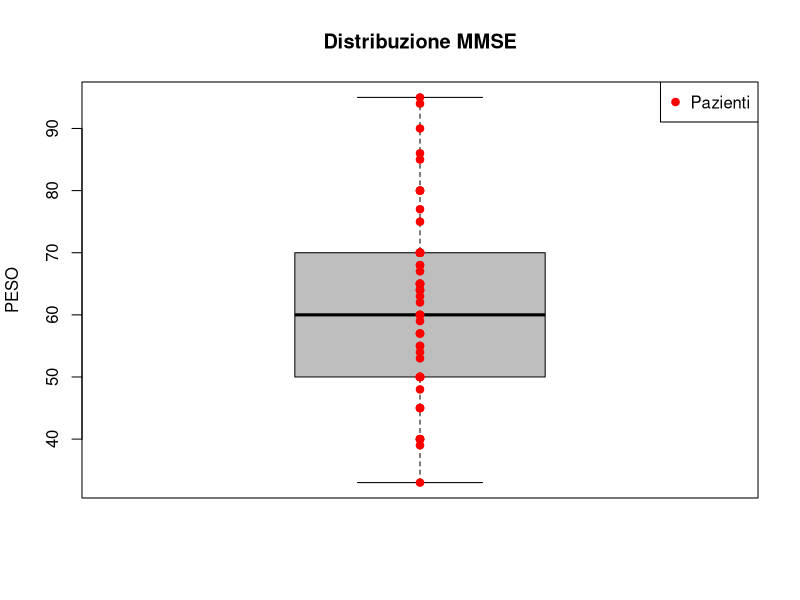
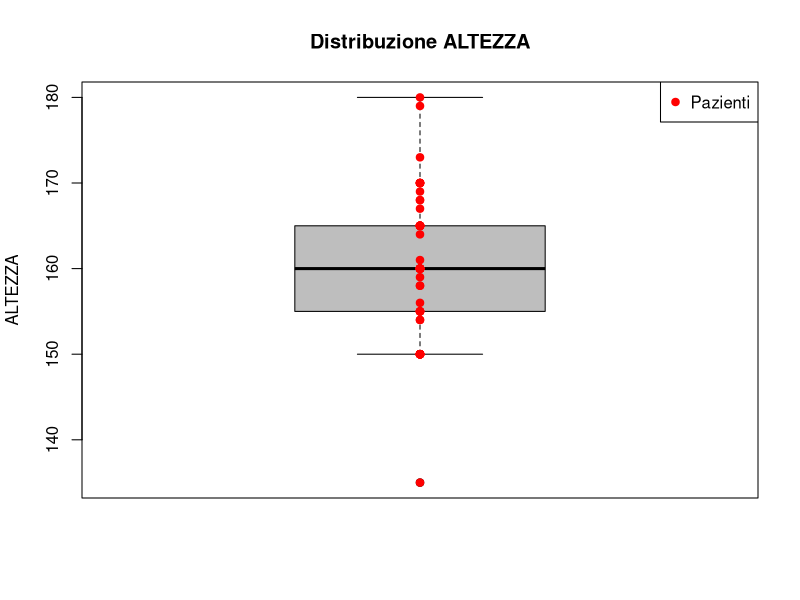
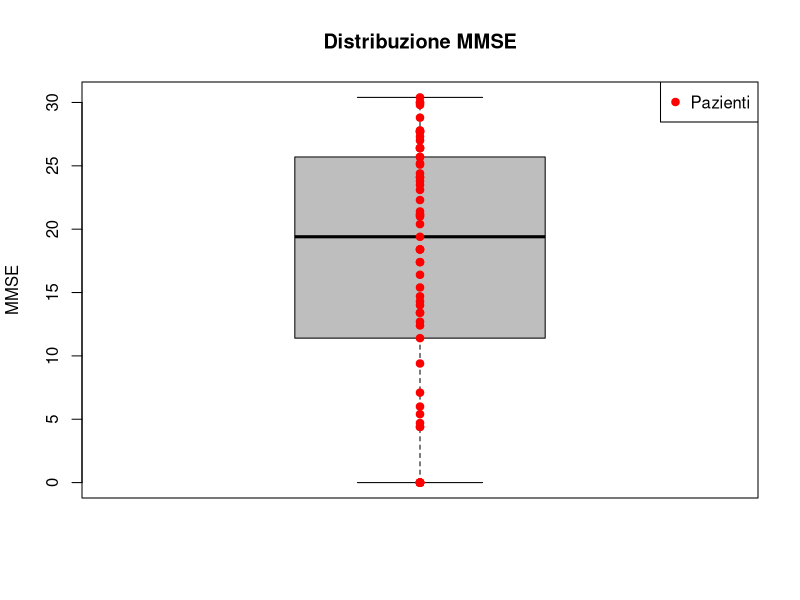
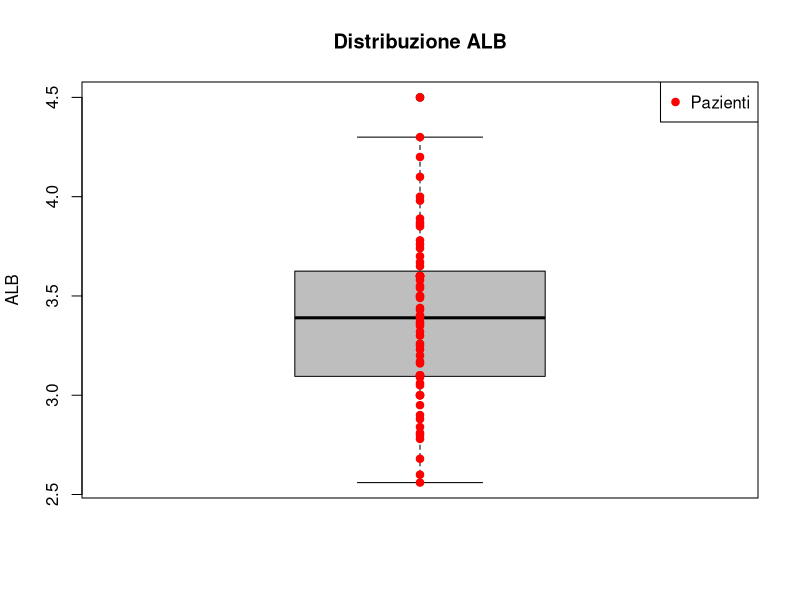
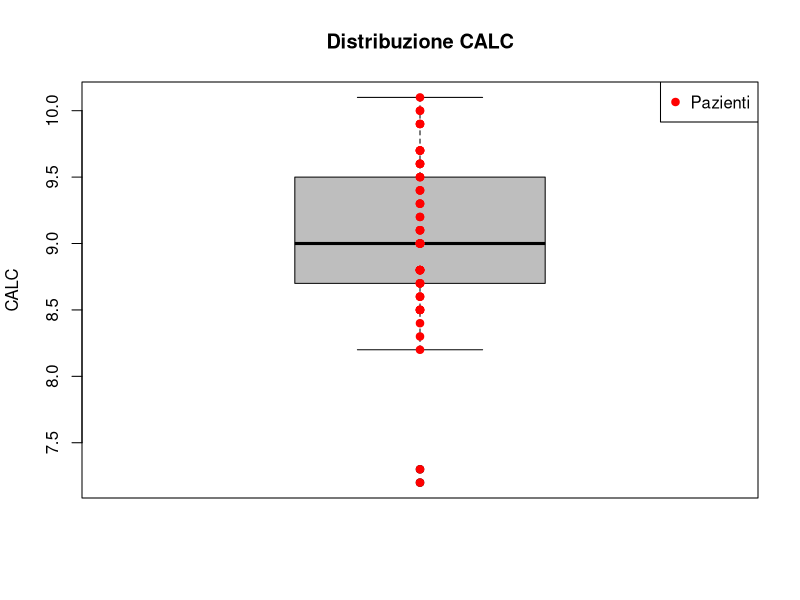
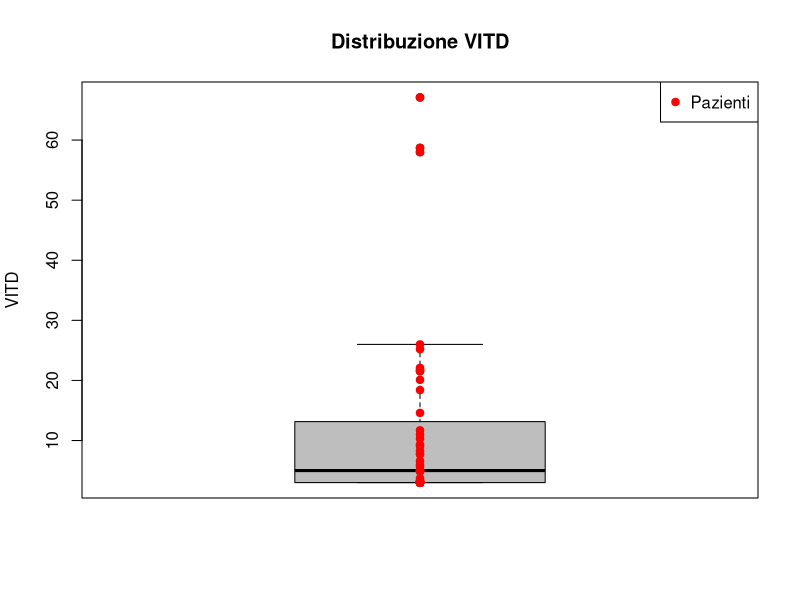
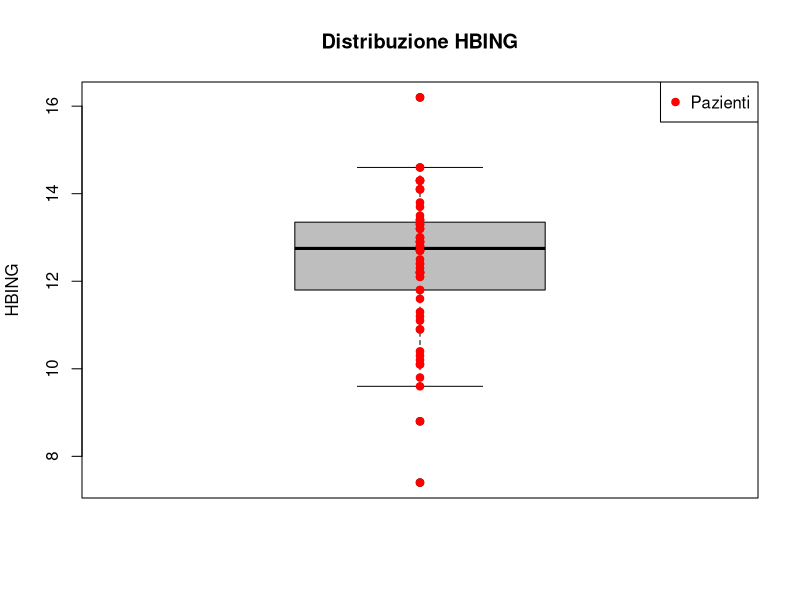
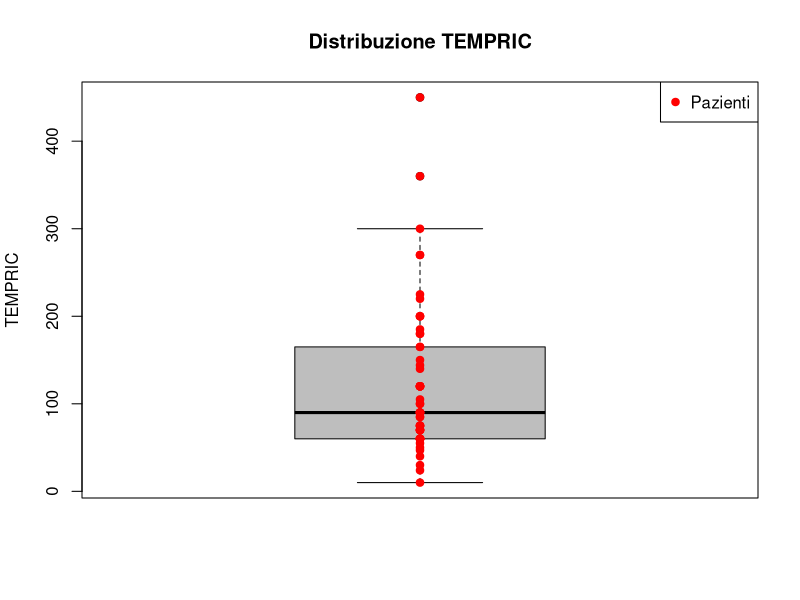

These charts were generated, in order, by the following R code:
## ---- chunk 1
#Management
library(readxl)
library(stringr)
#Visualization
library(ggplot2)

## ---- chunk 2
setwd("C:/Users/Simone/Documents/Desktop/EDA_SOFA-Biostatistic")
## ---- chunk 3
data <- read_excel("SOFA.xlsx",)
head(data)
## ---- chunk 4
#Struttura del dataset
str(data)
## ---- chunk 5
#Statistiche descrittive
summary(data)
## ---- chunk 6
#Conta il numero di valori mancanti per ciascuna variabile del dataset
colSums(is.na(data))
## ---- chunk 7
data$PAZIENTE[duplicated(data$PAZIENTE)]
data[data$PAZIENTE== 16,]
## ---- chunk 8
data[7,1] = 17
data[7,1]
data[data$PAZIENTE==16 | data$PAZIENTE==17,]
## ---- chunk 9
data$NASCITA
## ---- chunk 10
(i <- data[data$PAZIENTE==111,])
data$NASCITA[data$PAZIENTE==111]=sapply(Map(append, strsplit(i$NASCITA,""), after = nchar(i$NASCITA) - 4, "/"), paste, collapse = "")
data[data$PAZIENTE==111,]
## ---- chunk 11
data$NASCITA = as.numeric(data$NASCITA)
(data$NASCITA = as.Date(x = data$NASCITA,origin = "1899-12-30", ))
## ---- chunk 12
data$NASCITA[c(43, 61, 34)] = as.Date(c("1928/03/16","1922/07/04","1929/07/13"))
data$NASCITA
## ---- chunk 13
data$SEX <- ifelse(data$SEX == 1, "uomo", "donna")
data$SEX
## ---- chunk 14
data$STATCIV <- ifelse(data$STATCIV == 1, "non_sposato\a", 
                        ifelse(data$STATCIV == 2, "coniugato\a",
                               ifelse(data$STATCIV == 3, "convivente",
                                      ifelse(data$STATCIV == 4, "divorziato\a",
                                             ifelse(data$STATCIV == 5, "vedovo\a",'NAN')))))
data$STATCIV
## ---- chunk 15
data$PESO =ifelse(data$PESO==-1,NA,data$PESO)
sum(is.na(data$PESO) | data$PESO == "NA")

## ---- chunk 16
boxplot(data$PESO, 
        col = "grey",   
        border = "black",  
        names = c("PESO"),
        ylab = "PESO",     
        pch = 19,
        main= "Distribuzione MMSE") 
points(x = rep(1, length(data$PESO)), y = data$PESO, pch = 19, col = "red")
legend("topright", legend = "Pazienti", pch = 19, col = "red")
## ---- chunk 17
data$ALTEZZA = ifelse(data$ALTEZZA< 100,NA,data$ALTEZZA)
data$ALTEZZA
## ---- chunk 18
boxplot(data$ALTEZZA, 
        col = "grey",   
        border = "black",  
        names = c("ALTEZZA"),
        ylab = "ALTEZZA",     
        pch = 19,
        main= "Distribuzione ALTEZZA") 
points(x = rep(1, length(data$ALTEZZA)), y = data$ALTEZZA, pch = 19, col = "red")
legend("topright", legend = "Pazienti", pch = 19, col = "red")
## ---- chunk 19
data$CADUTE = ifelse(data$CADUTE<0,NA,data$CADUTE)
data$CADUTE
## ---- chunk 20
data$CCSCORE
## ---- chunk 21
data$SOFAING
## ---- chunk 22
data$MMSE = ifelse(data$MMSE<0,NA,data$MMSE)
data$MMSE = str_replace(data$MMSE, ",", ".")
data$MMSE = as.numeric(data$MMSE)
data$MMSE
## ---- chunk 23
boxplot(data$MMSE, 
        col = "grey",   
        border = "black",  
        names = c("MMSE"),
        ylab = "MMSE",     
        pch = 19,
        main= "Distribuzione MMSE") 
points(x = rep(1, length(data$MMSE)), y = data$MMSE, pch = 19, col = "red")
legend("topright", legend = "Pazienti", pch = 19, col = "red")
## ---- chunk 24
data$ALB = ifelse(data$ALB==-1,NA,data$ALB)
data$ALB = str_replace(data$ALB, ",", ".")
data$ALB = as.numeric(data$ALB)
data$ALB
## ---- chunk 25
boxplot(data$ALB, 
        col = "grey",   
        border = "black",  
        names = c("ALB"),
        ylab = "ALB",     
        pch = 19,
        main= "Distribuzione ALB")   
points(x = rep(1, length(data$ALB)), y = data$ALB, pch = 19, col = "red")
legend("topright", legend = "Pazienti", pch = 19, col = "red")
## ---- chunk 26
data$CALC = str_replace(data$CALC, ",", ".")
data$CALC = as.numeric(data$CALC)
data$CALC
## ---- chunk 27
data$CALC[23]= data$CALC[23]/100
## ---- chunk 28
boxplot(data$CALC, 
        col = "grey",   
        border = "black",  
        names = c("CALC"),
        ylab = "CALC",     
        pch = 19,
        main= "Distribuzione CALC")
points(x = rep(1, length(data$CALC)), y = data$CALC, pch = 19, col = "red")
legend("topright", legend = "Pazienti", pch = 19, col = "red")
## ---- chunk 29
data$VITD = str_replace(data$VITD, ",", ".")
data$VITD = ifelse(data$VITD==-1,NA,data$VITD)
data$VITD = as.numeric(data$VITD)
data$VITD
## ---- chunk 30
boxplot(data$VITD, 
        col = "grey",   
        border = "black",  
        names = c("VITD"),
        ylab = "VITD",     
        pch = 19,
        main= "Distribuzione VITD")
points(x = rep(1, length(data$VITD)), y = data$VITD, pch = 19, col = "red")
legend("topright", legend = "Pazienti", pch = 19, col = "red")
## ---- chunk 31
data$HBING = str_replace(data$HBING, ",", ".")
data$HBING = as.numeric(data$HBING)
data$HBING
## ---- chunk 32
boxplot(data$HBING, 
        col = "grey",   
        border = "black",  
        names = c("HBING"),
        ylab = "HBING",     
        pch = 19,
        main= "Distribuzione HBING")
points(x = rep(1, length(data$HBING)), y = data$HBING, pch = 19, col = "red")
legend("topright", legend = "Pazienti", pch = 19, col = "red")
## ---- chunk 33
data$TEMPRIC = ifelse(data$TEMPRIC<0,NA,data$TEMPRIC)
data$TEMPRIC
## ---- chunk 34
boxplot(data$TEMPRIC, 
        col = "grey",   
        border = "black",  
        names = c("TEMPRIC"),
        ylab = "TEMPRIC",     
        pch = 19,
        main= "Distribuzione TEMPRIC")
points(x = rep(1, length(data$TEMPRIC)), y = data$TEMPRIC, pch = 19, col = "red")
legend("topright", legend = "Pazienti", pch = 19, col = "red")
## ---- chunk 35
data$DATDIM
## ---- chunk 36
errors <- ifelse(difftime(data$DATDIM, data$DATINT, units = "days") >= 0, TRUE, FALSE)
indici <- which(!errors)
data[indici, ]
nrow(data)
## ---- chunk 37
#Cancellare le righe
#data <- subset(data, !(PAZIENTE %in% c(29, 145)))
# Seleziona le righe in cui data$PAZIENTE è uguale a 29 o 145
indice <- which(data$PAZIENTE == 29 | data$PAZIENTE == 145)

# Trasforma i valori della colonna data$DATDIM in NA per le righe selezionate
data$DATDIM[indice] <- NA
data$DATDIM
nrow(data)

## ---- chunk 38
data$INTDURAT
## ---- chunk 39
boxplot(data$INTDURAT, 
        col = "grey",   
        border = "black",  
        names = c("INTDURAT"),
        ylab = "INTDURAT",     
        pch = 19,
        main= "Distribuzione INTDURAT")
points(x = rep(1, length(data$INTDURAT)), y = data$INTDURAT, pch = 19, col = "red")
legend("topright", legend = "Pazienti", pch = 19, col = "red")
## ---- chunk 40
nuovi_valori <- c("generale", "spinale", "peridurale", "plessica", "combinata", "sedazione", "locale_assistita", "altro")

data$ANEST <- ifelse(data$ANEST == 1, nuovi_valori[1], 
                     ifelse(data$ANEST == 2, nuovi_valori[2], 
                            ifelse(data$ANEST == 3, nuovi_valori[3], 
                                   ifelse(data$ANEST == 4, nuovi_valori[4], 
                                          ifelse(data$ANEST == 5, nuovi_valori[5], 
                                                 ifelse(data$ANEST == 6, nuovi_valori[6], 
                                                        ifelse(data$ANEST == 7, nuovi_valori[7], 
                                                               ifelse(data$ANEST == 8, nuovi_valori[8], 
                                                                      data$ANEST))))))))
data$ANEST
## ---- chunk 41
data$'DATA DECESSO'
## ---- chunk 42
data$'DATA DECESSO' = ifelse(data$`DATA DECESSO`=='SI è RIFIUTATA',NA,data$`DATA DECESSO`)
data$'DATA DECESSO' = ifelse(data$`DATA DECESSO`== -1,NA,data$`DATA DECESSO`)
data$'DATA DECESSO' = as.numeric(data$`DATA DECESSO`)
(data$'DATA DECESSO' = as.Date(x = data$`DATA DECESSO`,origin = "1899-12-30", ))
data$'DATA DECESSO'
## ---- chunk 43
data$CCSCORE<-as.numeric(data$CCSCORE)
data$CCSCORE_classe = ifelse((data$CCSCORE==0 |data$CCSCORE==1 |data$CCSCORE==2),'cc_basso',
ifelse((data$CCSCORE==3|data$CCSCORE==4),'cc_medio','cc_alto'))
(table(data$CCSCORE_classe))
## ---- chunk 44
data$SOFAING_classe = ifelse(data$SOFAING== '0','sofa_basso', 'sofa_alto')
table(data$SOFAING_classe)
## ---- chunk 45
data$PESO<-as.numeric(data$PESO)
data$ALTEZZA<-as.numeric(data$ALTEZZA)
data$BMI<-(data$PESO)/((data$ALTEZZA/100)^2)
data$BMI_classi = ifelse(data$BMI<18.5,'sottopeso',ifelse(data$BMI<25,'normopeso','sovrappeso'))
head(data$BMI)
table(data$BMI_classi)
## ---- chunk 46
# calculate the age in years
data$AGE <- as.numeric(difftime(data$DATINT, data$NASCITA, units = "weeks")) / 52.25
data$AGE <- trunc(data$AGE)
cat("data$AGE =", data$AGE, "\n")
## ---- chunk 47
# create breakpoints for age classes
breakpoints <- c(69, 75, 80, 85, 90, 95, 105)
# divide the AGE variable into age classes
data$AGE_classi <- cut(data$AGE, breakpoints, labels = c("70-75", "75-80", "80-85", "85-90", "90-95", "95-100+"))
table(data$AGE_classi)
## ---- chunk 48
data$AGE_classi
## ---- chunk 49

data$fine_data = ifelse(is.na(data$`DATA DECESSO`),NA,data$`DATA DECESSO`)
data$fine_data =as.numeric(data$fine_data)
data$fine_data =as.Date(data$fine_data,origin = "1970-01-01", )
data$fine_data = ifelse(is.na(data$fine_data),as.Date("2021/12/31"),data$fine_data)
data$fine_data =as.Date(data$fine_data,origin = "1970-01-01", )

## ---- chunk 50
data$GGOSSERV = as.numeric(difftime(data$fine_data, data$DATINT, units = "days"))
data$GGOSSERV
## ---- chunk 51
data <- subset(data, GGOSSERV>=0)
## ---- chunk 52
data$ANNIOSSERV<- data$GGOSSERV/365
data$ANNIOSSERV <- trunc(data$ANNIOSSERV)
cat("data$ANNIOSSERV =", data$ANNIOSSERV, "\n")
## ---- chunk 53
library(ggplot2)
library(dplyr)

# Calcola il numero di valori nulli per ogni colonna
null_counts <- sapply(data, function(x) sum(is.na(x)))

# Calcola le percentuali di valori nulli per ogni colonna
null_percents <- null_counts / nrow(data) * 100

# Crea un dataframe con i valori delle colonne
null_data <- data.frame(col = names(data), count = null_counts, percent = null_percents)

# Filtra le colonne con valore nulli
null_data <- null_data %>% filter(count > 0)

# Ordina il dataframe in base al numero di valori mancanti
null_data <- null_data[order(null_data$count, decreasing = TRUE),]

# Crea il grafico a barre orizzontale
ggplot(null_data, aes(x = reorder(col, -count), y = count, fill = "lightpink")) +
  geom_bar(stat = "identity") +
  ggtitle("Numero e percentuale di valori mancanti per variabile") +
  xlab("Variabile") +
  ylab("Numero di valori mancanti") +
  theme_minimal() +
  theme(axis.text.x = element_text(angle = 90, hjust = 1),
        legend.position = "none") +
  scale_fill_brewer(palette = "Set2") +
  geom_text(aes(label = paste0(round(percent, 1), "%")), 
            hjust = -0.1, size = 3, color = "black") +
  coord_flip() +
  scale_y_continuous(limits = c(0, max(null_data$count)))

## ---- chunk 54
# Calcola il numero di donne e uomini
sex_counts <- table(data$SEX)

# Crea il barplot
barplot(sex_counts, 
        main = "Distribuzione di genere nel dataset", 
        xlab = "Genere", 
        ylab = "Numero di individui", 
        col = c("lightpink", "steelblue"))
## ---- chunk 55
ggplot(data, aes(x = AGE_classi, fill = SEX)) +
  geom_bar(position = "dodge") +
  facet_grid(. ~ SEX) +
  ggtitle("Distribuzione del genere e delle classi di età") +
  xlab("Classe di età") +
  ylab("Conteggio") +
  scale_fill_brewer(palette = "Set2")
## ---- chunk 56
ggplot(data, aes(x = BMI_classi, fill = SEX)) +
  geom_bar(position = "dodge") +
  facet_grid(. ~ SEX) +
  ggtitle("Distribuzione del genere per le classi  BMI") +
  xlab("Classe di età") +
  ylab("Conteggio") +
  scale_fill_brewer(palette = "Set2")
## ---- chunk 57
ggplot(data, aes(x = SOFAING_classe, fill = SEX)) +
  geom_bar(position = "dodge") +
  facet_grid(. ~ SEX) +
  ggtitle("Distribuzione del genere per le classi  SOFA score") +
  xlab("Classe di età") +
  ylab("Conteggio") +
  scale_fill_brewer(palette = "Set2")
## ---- chunk 58
ggplot(data, aes(x = CCSCORE_classe, fill = SEX)) +
  geom_bar(position = "dodge") +
  facet_grid(. ~ SEX) +
  ggtitle("Distribuzione del genere per le classi  CCSCORE") +
  xlab("Classe di età") +
  ylab("Conteggio") +
  scale_fill_brewer(palette = "Set2")
